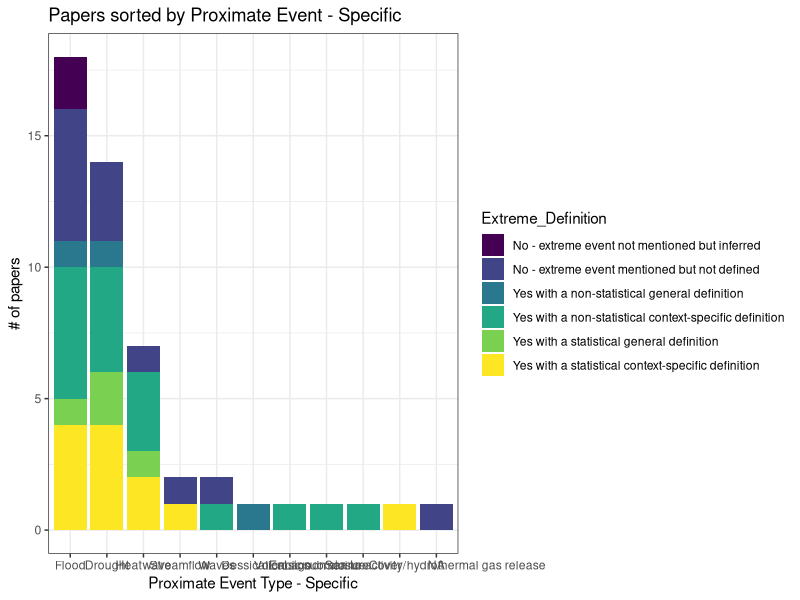
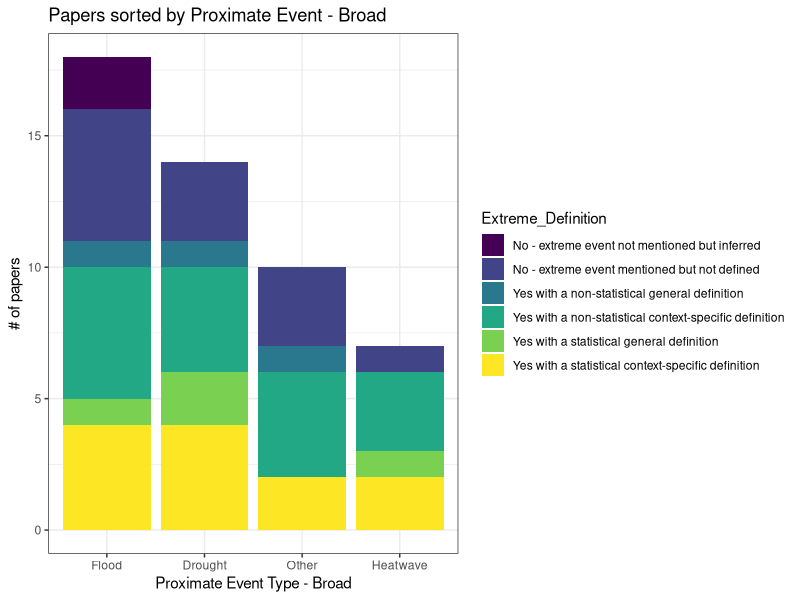
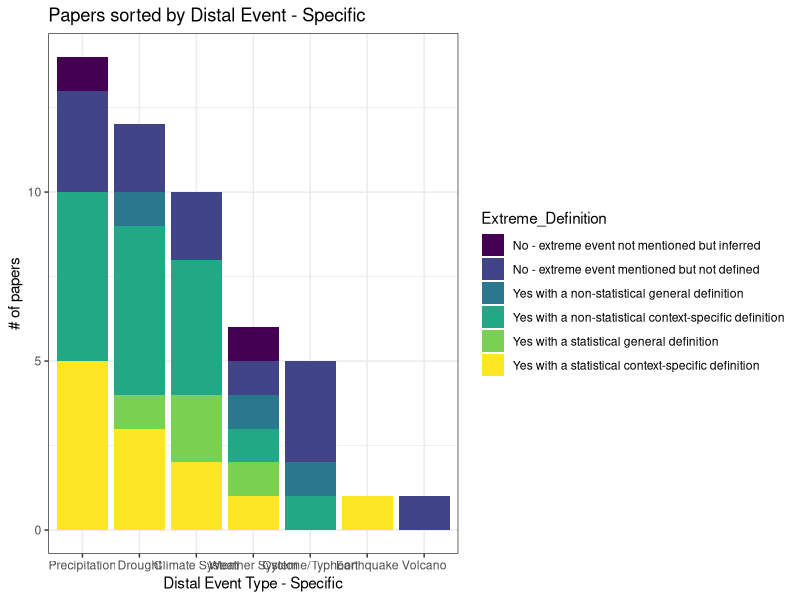
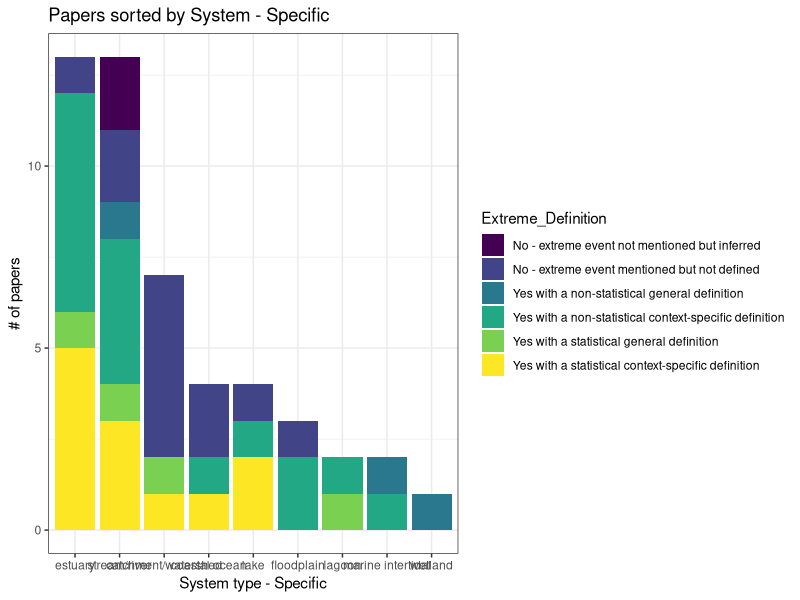
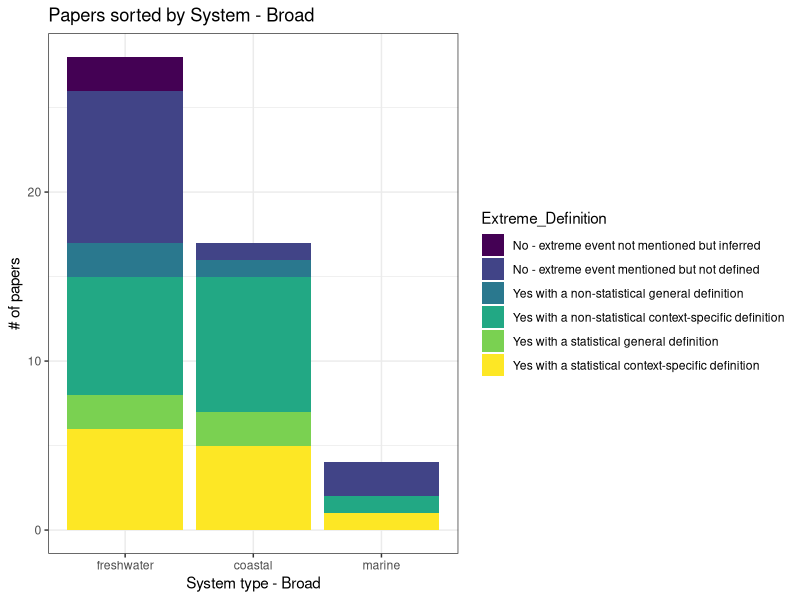
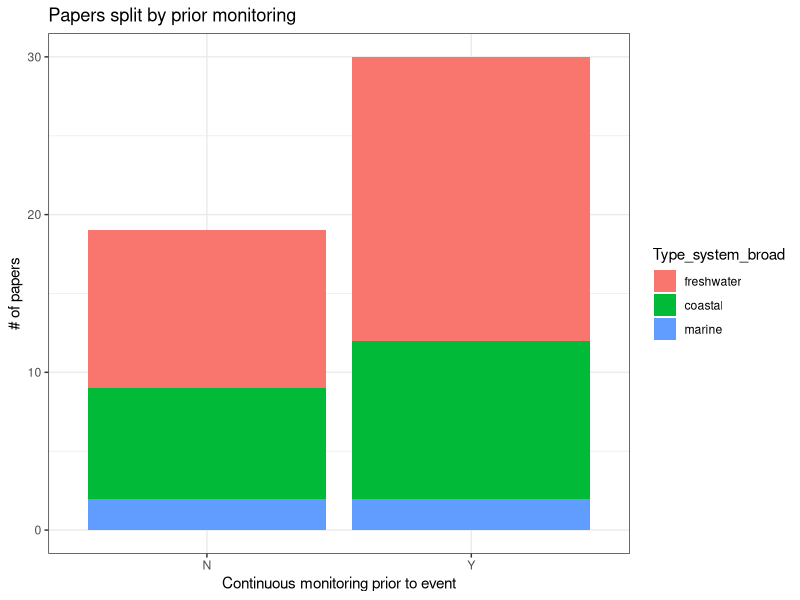

Generate these figures, in order, with R:
library(readr)
library(tidyverse)
library(ggplot2)

EEdata <- read_csv("EEdata.csv",skip_empty_rows = TRUE)
EEdata <- distinct(EEdata,UniqueAccession,.keep_all = TRUE)
EEdata <- EEdata[-50,] #can't figure out a better way to get rid of the final NA row

### Adding some now data columns for more broad categories

EEdata$Type_system_broad <- factor(rep(NA,length(EEdata$Type_system)),
                                   levels=c("freshwater","coastal","marine"))
EEdata$Type_system_broad[EEdata$Type_system %in% c("catchment/watershed","floodplain","lake","pond","stream/river","wetland")] <- "freshwater"
EEdata$Type_system_broad[EEdata$Type_system %in% c("estuary","lagoon","marine intertidal")] <- "coastal" 
# question if "coastal ocean" is coastal or marine - the only paper in this category looked at subtidal algae beds
EEdata$Type_system_broad[EEdata$Type_system %in% c("coastal ocean","deep sea","open ocean")] <- "marine"
# given there are so few marine events, maybe better to combine coastal and marine categories

EEdata$ProximateEvent_Type_broad <- factor(rep(NA,length(EEdata$ProximateEvent_Type)),
                                           levels=c("Flood","Drought","Heatwave","Other"))
EEdata$ProximateEvent_Type_broad[EEdata$ProximateEvent_Type %in% c("Flood")] <- "Flood"
EEdata$ProximateEvent_Type_broad[EEdata$ProximateEvent_Type %in% c("Drought")] <- "Drought"
EEdata$ProximateEvent_Type_broad[EEdata$ProximateEvent_Type %in% c("Heatwave")] <- "Heatwave"
EEdata$ProximateEvent_Type_broad[is.na(EEdata$ProximateEvent_Type_broad)] <- "Other"

### Re-ordering the statistical definitions
EEdata$Extreme_Definition <- as.factor(EEdata$Extreme_Definition)
ExDef_order <- c("No - extreme event not mentioned but inferred",
                 "No - extreme event mentioned but not defined",
                 "Yes with a non-statistical general definition",
                 "Yes with a non-statistical context-specific definition",
                 "Yes with a statistical general definition",
                 "Yes with a statistical context-specific definition")
EEdata$Extreme_Definition <- ordered(EEdata$Extreme_Definition,levels=ExDef_order)
### Exploratory plots
ggplot(EEdata,aes(fill=Extreme_Definition,
                  x=reorder(ProximateEvent_Type,ProximateEvent_Type,function(x)-length(x))))+
  geom_bar()+
  ylab("# of papers")+
  xlab("Proximate Event Type - Specific")+
  labs(title="Papers sorted by Proximate Event - Specific")+
  theme_bw()
# Most papers look at flood, drought, or heatwave
ggplot(EEdata,aes(fill=Extreme_Definition,
                  x=reorder(ProximateEvent_Type_broad,ProximateEvent_Type_broad,function(x)-length(x))))+
  geom_bar()+
  ylab("# of papers")+
  xlab("Proximate Event Type - Broad")+
  labs(title="Papers sorted by Proximate Event - Broad")+
  theme_bw()
# Similar split of definitions across event types, about 1/3 use statistical defintion, 1/3 use non-statistical definition
# 1/3 don't define 'extreme event'
ggplot(EEdata,aes(fill=Extreme_Definition,x=reorder(DistalEvent_Type,DistalEvent_Type,function(x)-length(x))))+geom_bar()+
  ylab("# of papers")+
  xlab("Distal Event Type - Specific")+
  labs(title="Papers sorted by Distal Event - Specific")+
  theme_bw()
# Not sure how to use these categories compared to Proximate event - drought is in both??
ggplot(EEdata,aes(fill=Extreme_Definition,x=reorder(Type_system,Type_system,function(x)-length(x))))+geom_bar()+
  ylab("# of papers")+
  xlab("System type - Specific")+
  labs(title="Papers sorted by System - Specific")+
  theme_bw()
# Estuaries and streams/rivers are largest groups, catchment/watershed is also big group
ggplot(EEdata,aes(fill=Extreme_Definition,x=Type_system_broad))+geom_bar()+
  ylab("# of papers")+
  xlab("System type - Broad")+
  labs(title="Papers sorted by System - Broad")+
  theme_bw()
# Even split if we group coastal with marine
ggplot(EEdata,aes(x=EEdata$'Continuous Monitoring Prior',fill=Type_system_broad))+geom_bar()+
  xlab("Continuous monitoring prior to event")+
  ylab("# of papers")+
  labs(title="Papers split by prior monitoring")+
  theme_bw()
# ~2/3 had monitoring, 1/3 did not; similar split between fresh/marine